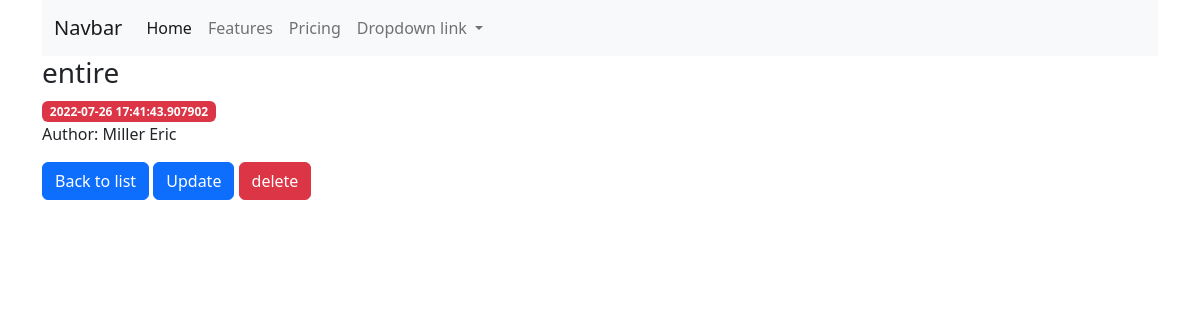
/books/detail/3, run on the app's committed database.
### models.py (models this page shows)
class Book(base):
    __tablename__ = 'book'
    id = Column(Integer, primary_key = True)
    title = Column(String(100), nullable = False)
    author =  Column(String(100), nullable = False)
    created = Column(DateTime, default = datetime.now)
    updated = Column(DateTime, default = datetime.now, onupdate = datetime.now)

### app.py (the view)
@app.route('/books/detail/<int:book_id>')
def detail_book(book_id):
    book_detail = get_book_2(book_id, s, Book)
    return render_template('books/detail.html', book1 = book_detail)

### utils.py (called while the page is built)
def get_book_2(book_id, session, model):
    book= session.query(model).filter_by(id = book_id).one()
    if book is None:
        abort (404)
    else:
        return book

### templates/books/detail.html (shortened to what this page needs)
{% extends 'base.html' %}
{%block container %}
    <h3> {{ book1['title'] }}</h3>
    <span class="badge text-bg-danger">{{book1['created']}}</span>
    <p>Author: {{ book1['author'] }} </p>
    <div class="d-grid gap-2 d-md-block">
        <a href="{{ url_for("list_book") }}" class="btn btn-primary">Back to list</a>
        <a href="{{ url_for("update_book", book_id = book1["id"]) }}" class="btn btn-primary">Update</a>
        <a href="{{ url_for("delete_book", book_id = book1["id"]) }}" class="btn btn-danger">delete</a>
      </div>
{%endblock%}

### data on the page
Book: title "entire", created "2022-07-26 17:41:43.907902", author "Miller Eric"
